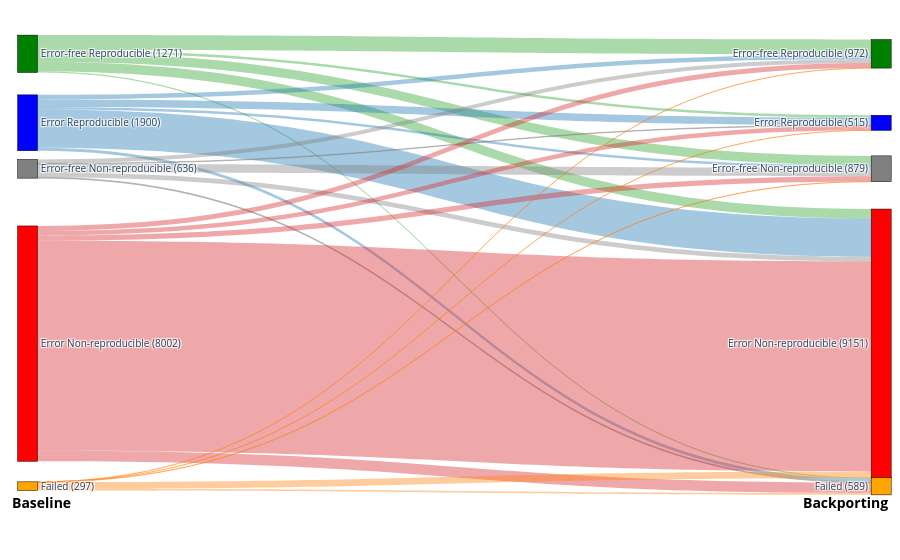

The cell this chart's notebook holds for it:
### Markdown cell above
# Motivation: Backporting

### Code cell
# Build Flow Data
labels = [
    "Error-free Reproducible", 
    "Error Reproducible", 
    "Error-free Non-reproducible", 
    "Error Non-reproducible", 
    "Failed"
]

# Fixed node positions (top -> bottom)
n = len(labels)
ys = [0.03, 0.18, 0.28, 0.66, 0.97]  # more separation between Error Reproducible and Error Non-reproducible
node_x = [0.02] * n + [0.99] * n
node_y = list(ys) + list(ys)

# Create source (0-4) and target (5-9) indices
label_to_node_src = {l: i for i, l in enumerate(labels)}
label_to_node_tgt = {l: i + len(labels) for i, l in enumerate(labels)}

# Color palette for links (optional)
colors = {
    "Error-free Reproducible": "rgba(44, 160, 44, 0.4)",      # Green
    "Error Reproducible": "rgba(31, 119, 180, 0.4)",          # Blue
    "Error-free Non-reproducible": "rgba(127, 127, 127, 0.4)", # Gray
    "Error Non-reproducible": "rgba(214, 39, 40, 0.4)",       # Red
    "Failed": "rgba(255, 127, 14, 0.4)"                    # Orange
}

# common files
common_files = set(baseline_cats.keys()) & set(backporting_cats.keys())
print(f"Plotting {len(common_files)} common files.")

# Count transitions
transitions = {}
src_node_totals = {l: 0 for l in labels}

for f in common_files:
    src = baseline_cats[f]
    tgt = backporting_cats[f] 
    key = (src, tgt)
    transitions[key] = transitions.get(key, 0) + 1
    src_node_totals[src] += 1

# Calculate counts per category for labelling
src_counts = {l: 0 for l in labels}
tgt_counts = {l: 0 for l in labels}

# Helper for calculation
source_indices = []
target_indices = []
values = []
link_colors = []
link_customdata = []
link_labels = []

draw_order = [
    "Error-free Reproducible", 
    "Error Reproducible", 
    "Error-free Non-reproducible", 
    "Error Non-reproducible", 
    "Failed"
]

# Build plot data
for (src_cat, tgt_cat), count in sorted(
    transitions.items(),
    key=lambda kv: (
        draw_order.index(kv[0][0]),
        label_to_node_tgt[kv[0][1]]
    )
):
    src_counts[src_cat] += count
    tgt_counts[tgt_cat] += count
    
    source_indices.append(label_to_node_src[src_cat])
    target_indices.append(label_to_node_tgt[tgt_cat])
    values.append(count)
    link_colors.append(colors[src_cat])
    
    # Calculate percentage relative to the SOURCE node total
    # e.g., 502 / 3007 if 3007 is the total for that source category
    total_in_src = src_node_totals[src_cat]
    pct = (count / total_in_src) * 100 if total_in_src > 0 else 0
    
    # Format: "502, 502/3007 (16.7%)"
    info_str = f"{count}, {pct:.1f}%"
    link_customdata.append(info_str)
    link_labels.append(info_str)

# Update labels with counts
src_labels = [f"{l} ({src_counts[l]})" for l in labels]
tgt_labels = [f"{l} ({tgt_counts[l]})" for l in labels]

# Build link annotations at the midpoint of each link
link_annotations = []
for i, (s, t) in enumerate(zip(source_indices, target_indices)):
    x_mid = (node_x[s] + node_x[t]) / 2
    y_mid = (node_y[s] + node_y[t]) / 2
    link_annotations.append(
        dict(
            x=x_mid,
            y=y_mid,
            xref="paper",
            yref="paper",
            text=link_labels[i],
            showarrow=False,
            font=dict(size=10, color="black"),
            bgcolor="rgba(255,255,255,0.6)",
        )
    )

# Plot
fig = go.Figure(data=[go.Sankey(
    arrangement="fixed",
    node = dict(
        pad = 26,
        thickness = 20,
        line = dict(color = "black", width = 0.5),
        label = src_labels + tgt_labels, # Label list repeats for left and right with counts
        color = ["green", "blue", "grey", "red", "orange"] * 2,
        x=node_x,
        y=node_y,
    ),
    link = dict(
        source = source_indices,
        target = target_indices,
        value = values,
        color = link_colors,
        # Plotly Sankey does not support static text on links, 
        # so we use hover labels to display the detailed stats.
        customdata = link_customdata,
        hovertemplate='From: %{source.label}<br>To: %{target.label}<br>Stats: %{customdata}<extra></extra>'
    ))])

fig.update_layout(
    # title_text="Notebook Status Flow", 
    font_size=10,
    annotations=[
        dict(
            x=0, y=-0.03,
            xref="paper", yref="paper",
            text="Baseline",
            showarrow=False,
            font=dict(size=14, color="black", weight="bold")
        ),
        dict(
            x=1, y=-0.03,
            xref="paper", yref="paper",
            text="Backporting",
            showarrow=False,
            font=dict(size=14, color="black", weight="bold")
        )
    ],
    margin=dict(b=60, t=40, l=10, r=10) # Add bottom margin for annotations
)
fig.write_image("sankey_downgrade_vs_baseline.png", scale=3)
fig.show()

### Figure 1 — Plotly figure (JSON) as saved in the notebook; plotly's stock layout.template omitted (floating-point values rounded to 4 significant figures)
{"data": [{"arrangement": "fixed", "link": {"color": ["rgba(44, 160, 44, 0.4)", "rgba(44, 160, 44, 0.4)", "rgba(44, 160, 44, 0.4)", "rgba(44, 160, 44, 0.4)", "rgba(44, 160, 44, 0.4)", "rgba(31, 119, 180, 0.4)", "rgba(31, 119, 180, 0.4)", "rgba(31, 119, 180, 0.4)", "rgba(31, 119, 180, 0.4)", "rgba(31, 119, 180, 0.4)", "rgba(127, 127, 127, 0.4)", "rgba(127, 127, 127, 0.4)", "rgba(127, 127, 127, 0.4)", "rgba(127, 127, 127, 0.4)", "rgba(127, 127, 127, 0.4)", "rgba(214, 39, 40, 0.4)", "rgba(214, 39, 40, 0.4)", "rgba(214, 39, 40, 0.4)", "rgba(214, 39, 40, 0.4)", "rgba(214, 39, 40, 0.4)", "rgba(255, 127, 14, 0.4)", "rgba(255, 127, 14, 0.4)", "rgba(255, 127, 14, 0.4)", "rgba(255, 127, 14, 0.4)", "rgba(255, 127, 14, 0.4)"], "customdata": ["510, 40.1%", "80, 6.3%", "319, 25.1%", "318, 25.0%", "44, 3.5%", "157, 8.3%", "258, 13.6%", "81, 4.3%", "1302, 68.5%", "102, 5.4%", "133, 20.9%", "20, 3.1%", "292, 45.9%", "161, 25.3%", "30, 4.7%", "170, 2.1%", "155, 1.9%", "181, 2.3%", "7142, 89.3%", "354, 4.4%", "2, 0.7%", "2, 0.7%", "6, 2.0%", "228, 76.8%", "59, 19.9%"], "hovertemplate": "From: %{source.label}<br>To: %{target.label}<br>Stats: %{customdata}<extra></extra>", "source": [0, 0, 0, 0, 0, 1, 1, 1, 1, 1, 2, 2, 2, 2, 2, 3, 3, 3, 3, 3, 4, 4, 4, 4, 4], "target": [5, 6, 7, 8, 9, 5, 6, 7, 8, 9, 5, 6, 7, 8, 9, 5, 6, 7, 8, 9, 5, 6, 7, 8, 9], "value": [510, 80, 319, 318, 44, 157, 258, 81, 1302, 102, 133, 20, 292, 161, 30, 170, 155, 181, 7142, 354, 2, 2, 6, 228, 59]}, "node": {"color": ["green", "blue", "grey", "red", "orange", "green", "blue", "grey", "red", "orange"], "label": ["Error-free Reproducible (1271)", "Error Reproducible (1900)", "Error-free Non-reproducible (636)", "Error Non-reproducible (8002)", "Failed (297)", "Error-free Reproducible (972)", "Error Reproducible (515)", "Error-free Non-reproducible (879)", "Error Non-reproducible (9151)", "Failed (589)"], "line": {"color": "black", "width": 0.5}, "pad": 26, "thickness": 20, "x": [0.02, 0.02, 0.02, 0.02, 0.02, 0.99, 0.99, 0.99, 0.99, 0.99], "y": [0.03, 0.18, 0.28, 0.66, 0.97, 0.03, 0.18, 0.28, 0.66, 0.97]}, "type": "sankey"}], "layout": {"annotations": [{"font": {"color": "black", "size": 14, "weight": "bold"}, "showarrow": false, "text": "Baseline", "x": 0, "xref": "paper", "y": -0.03, "yref": "paper"}, {"font": {"color": "black", "size": 14, "weight": "bold"}, "showarrow": false, "text": "Backporting", "x": 1, "xref": "paper", "y": -0.03, "yref": "paper"}], "font": {"size": 10}, "margin": {"b": 60, "l": 10, "r": 10, "t": 40}}}
